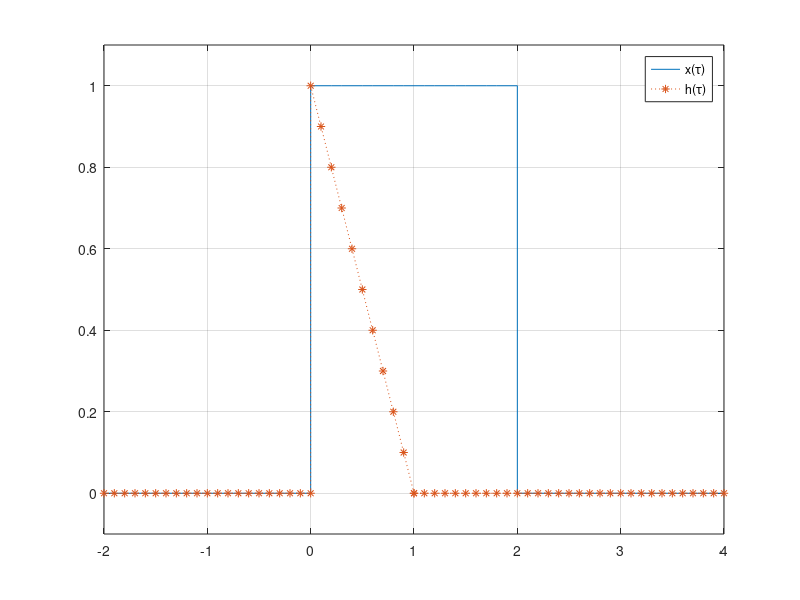
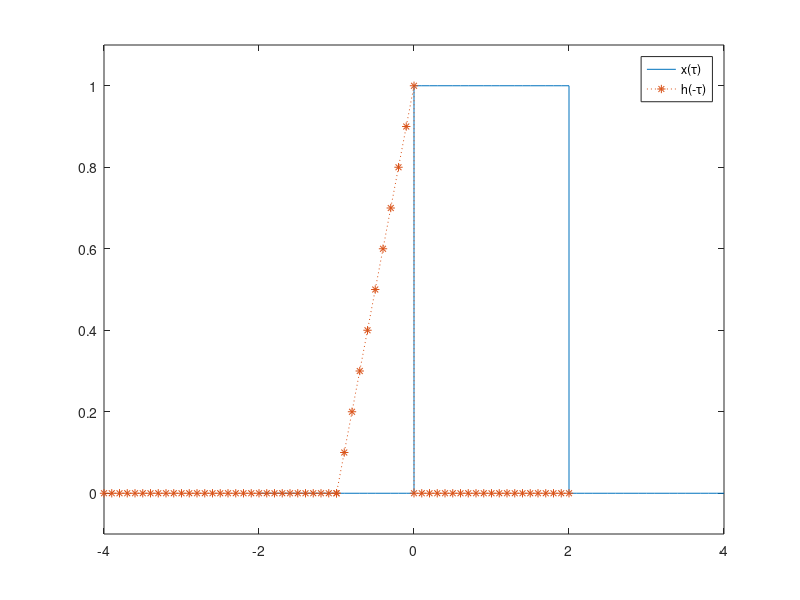
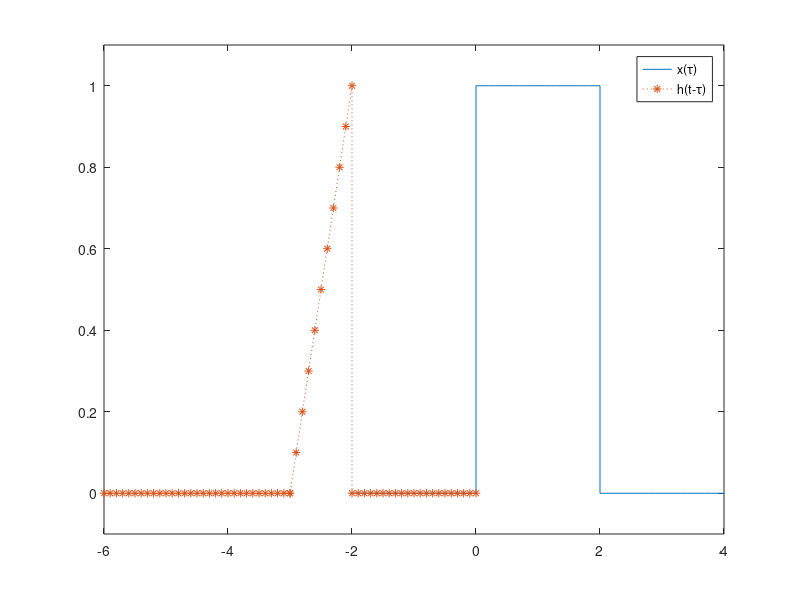
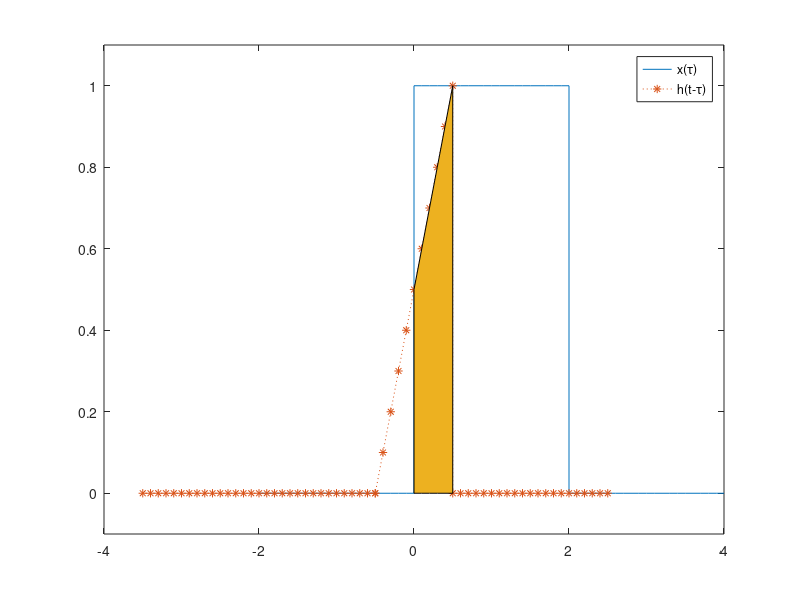

The MATLAB script that drew these images, in order: (Note: this script raises an error after producing the figures.)
%% 1-Theory: Continuous-Time Convolution (Steps 1 to 4)
% The impulse response h(t) describes how a system reacts to a quick tap (Dirac delta).
% If you know h(t), you can calculate the output y(t) for ANY input x(t) using convolution:
% y(t) = x(t) * h(t). Mathematically, this is an integral: integral of x(tau) * h(t - tau) d(tau).
% To do this visually, we follow steps: change the variable to tau, reflect h(tau), 
% shift it by 't', and slide it across x(tau) to find overlapping areas.
% Here, h(t) = 1 - t (for 0 to 1) and x(t) = 1 (for 0 to 2).

%% Step 1: Changing the Variable (Plotting in the tau-axis)
clc; clear all;                    % Clear the command window and all workspace variables.
% --- Defining the Input Signal x(tau) ---
tx1 = -2:.1:0;                     % Define the first time interval (before signal starts).
tx2 = 0:.1:2;                      % Define the second time interval (where signal is active).
tx3 = 2:.1:4;                      % Define the third time interval (after signal ends).
tx = [tx1 tx2 tx3];                % Concatenate these intervals to make the full tau time axis.
x1 = zeros(size(tx1));             % The input signal is 0 in the first interval.
x2 = ones(size(tx2));              % The input signal is 1 in the second interval.
x3 = zeros(size(tx3));             % The input signal is 0 in the third interval.
x = [x1 x2 x3];                    % Concatenate these parts to create the full input signal x.

% --- Defining the Impulse Response h(tau) ---
th1 = -2:.1:0;                     % Time interval before the impulse response starts.
th2 = 0:.1:1;                      % Time interval where the impulse response is active (0 to 1).
th3 = 1:.1:4;                      % Time interval after the impulse response ends.
th = [th1 th2 th3];                % Combine to make the full tau axis for h.
h1 = zeros(size(th1));             % h is 0 in the first interval.
h2 = 1 - th2;                      % h is defined by the mathematical equation '1 - tau' here.
h3 = zeros(size(th3));             % h is 0 in the third interval.
h = [h1 h2 h3];                    % Combine to create the full impulse response h.

figure                             % Open a new blank figure window.
% --- Plotting Both Signals ---
plot(tx, x, th, h, ':*')           % Plot x as a solid line, and h as a dotted line with asterisks.
ylim([-.1 1.1])                    % Set the y-axis boundaries to make the graph look neat.
legend('x(\tau)', 'h(\tau)')       % Add a legend using Greek letters (\tau).
grid                               % Turn on the grid lines for the graph.

%% Step 2: Reflection
figure                             % Open a new figure window.
plot(tx, x, -th, h, ':*')          % Put a minus sign in front of 'th' to reflect the h signal horizontally!
legend('x(\tau)', 'h(-\tau)')      % Update the legend to show the reflected signal.
ylim([-.1 1.1])                    % Keep the y-axis boundaries consistent.

%% Step 3: Shifting
t = -2;                            % Let's test a time shift where t is -2.
figure                             % Open a new figure window.
plot(tx, x, -th+t, h, ':*')        % Add the constant '+t' to the reflected time axis to shift the signal.
ylim([-.1 1.1])                    % Keep the y-axis boundaries consistent.
legend('x(\tau)', 'h(t-\tau)')     % Update the legend to show the shifted signal.

%% Step 4: Sliding (Partial Overlap Example)
t = 0.5;                           % Set time to 0.5 to look at the "Partial Overlap" stage.
figure                             % Open a new figure window.
plot(tx, x, -th+t, h, ':*')        % Plot the shifted signal at t = 0.5.
ylim([-.1 1.1])                    % Set the y-axis boundaries.
legend('x(\tau)', 'h(t-\tau)')     % Add the legend.
% The following code highlights the overlapped area using the 'area' command.
tau = 0:.1:t;                      % Define the specific tau region where the two signals overlap.
a = tau + 1 - t;                   % Define the equation representing the height of the overlapping section.
hold on; area(tau, a); hold off;   % Use 'area' to fill in the overlapping region on the graph with color.

%% 2- Theory: Continuous-Time Convolution (Step 5 & Plotting)
% After visualizing how the signals slide over each other, we calculate the exact area 
% of the overlapping regions using integrals. MATLAB's 'int' command performs this calculus.
% We calculate the integrals for all three stages: entry (partial overlap), 
% complete overlap, and exit. Then, we plot the resulting mathematical equations together.

%% Step 5: Integration
syms t tau                         % Tell MATLAB that 't' and 'tau' are symbolic math variables, not arrays.
f = 1 - t + tau;                   % Define the function to integrate: h(t-tau) which simplifies to 1 - (t - tau).

% Integrating the entry stage (partial overlap from 0 to t)
y = int(f, tau, 0, t)              % Calculate the integral. MATLAB outputs: t - t^2/2.

% Integrating the complete overlap stage (from t-1 to t)
y = int(f, tau, t-1, t)            % Calculate the integral for the middle stage.
simplify(y)                        % Clean up the mathematical equation. MATLAB outputs the constant: 1/2.

% Integrating the exit stage (from t-1 to 2)
y = int(f, tau, t-1, 2)            % Calculate the integral for the final stage. MATLAB outputs the final equation.

%% Plotting the Final Output y(t)
t1 = 0:.1:1;                       % Create the time vector for the entry stage.
t2 = 1:.1:2;                       % Create the time vector for the complete overlap stage.
t3 = 2:.1:3;                       % Create the time vector for the exit stage.

y1 = t1 - (t1.^2)/2;               % Apply the math equation we found for stage 1.
y2 = 0.5*ones(size(t2));           % Apply the math equation (0.5 constant) for stage 2 to its time array.
y3 = 0.5*((3 - t3).^2);            % Apply the math equation we found for stage 3.

figure                             % Open a new figure window.
% Plot all the pieces together using different styles (solid, dots, colons) to see the transitions clearly.
plot(t1, y1, t2, y2, '.', t3, y3, ':') 
ylim([0 0.6])                      % Set the y-axis boundaries.
title('Output signal y(t)');       % Give the final graph a title.

%% 3- Theory: The 'conv' Command
% MATLAB has a built-in shortcut called 'conv' to calculate convolution automatically.
% However, you must follow 4 strict rules:
% 1. Both signals must share the exact same master time interval.
% 2. Piecewise signal time definitions must NOT overlap at their connection points.
% 3. You MUST multiply the result by your time step size to simulate the integral correctly.
% 4. The output signal's length will be length(x) + length(h) - 1, meaning its time duration is doubled.

% --- PREPARING THE SIGNALS ---
step = 0.01;                       % Define a very tiny time step to fake a smooth, continuous-time signal.
t = 0:step:2;                      % Rule 1: Define the master time interval from 0 to 2 for both signals.
x = ones(size(t));                 % The input signal x(t) is just '1' everywhere in this master interval.

t1 = 0:step:1;                     % Define the first time chunk for h(t), from 0 to 1.
t2 = 1+step:step:2;                % Rule 2: Start the second chunk slightly AFTER 1 so the time arrays don't overlap.
h1 = 1 - t1;                       % Calculate the math equation for h(t) in the first active chunk.
h2 = zeros(size(t2));              % Set h(t) to completely zero in the second chunk.
h = [h1 h2];                       % Glue h1 and h2 together horizontally to make the full impulse response.

% --- CALCULATING CONVOLUTION ---
y = conv(x,h) * step;              % Rule 3: Calculate convolution using 'conv' and multiply by 'step' size.

% Let's verify the lengths in the command window:
length(y)                          % MATLAB answers: 401
length(x)                          % MATLAB answers: 201
length(h)                          % MATLAB answers: 201
% Rule 4: length(y) = 201 + 201 - 1 = 401.

% --- PLOTTING THE OUTPUT ---
ty = 0:step:4;                     % Rule 4: Create a new time axis for the output that is twice as long (0 to 4).
figure                             % Open a new figure window.
plot(ty, y);                       % Plot the final automatically calculated system output y(t).
% Note: The order matters inside conv() if you are tracking variable sizes, but y = conv(x,h) is standard.

%% 4-Theory: Deconvolution
% Deconvolution is the reverse of convolution. If you know the input signal x(t) 
% and the final output signal y(t), you can reverse-engineer the system to find 
% its impulse response h(t). MATLAB uses the 'deconv' command for this.

% --- DECONVOLUTION ---
% Because we multiplied by 'step' during the 'conv' operation, we must do the exact 
% opposite here to undo it, which is multiplying by (1/step) or dividing by 'step'.
hh = deconv(y,x) * (1/step);       % Find the recovered impulse response and save it as 'hh'.

figure                             % Open a new figure window.
plot(t, hh)                        % Plot the recovered impulse response against the original time vector.
ylim([-.1 1.1]);                   % Fix the y-axis boundaries so it matches our very first graph.
legend('impulse response h(t)')    % Add a legend to prove we successfully recovered original h(t).
